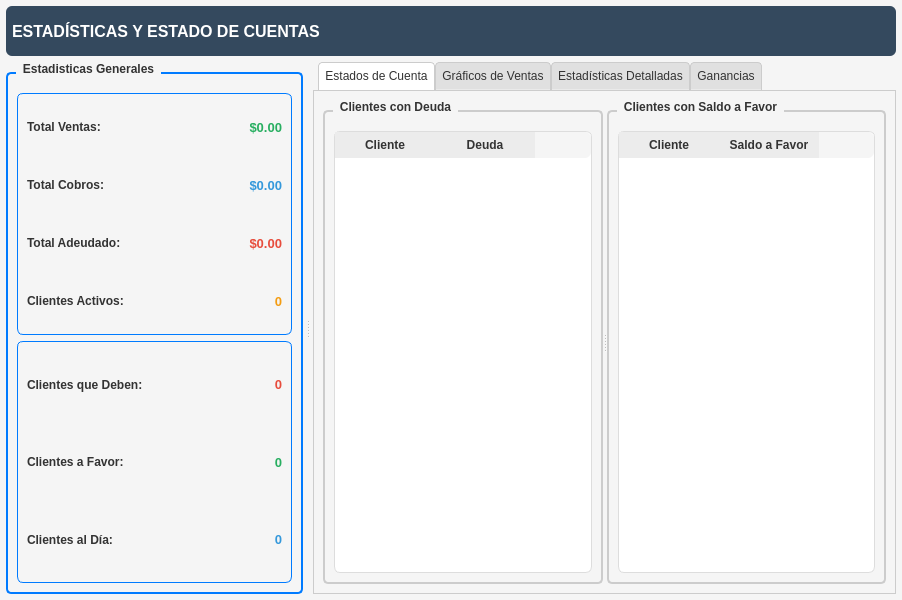
<?xml version="1.0" encoding="UTF-8"?>
<ui version="4.0">
 <class>Reportes</class>
 <widget class="QWidget" name="Reportes">
  <property name="geometry">
   <rect>
    <x>0</x>
    <y>0</y>
    <width>902</width>
    <height>600</height>
   </rect>
  </property>
  <property name="windowTitle">
   <string>Estadísticas y Deudas - Extintores</string>
  </property>
  <property name="styleSheet">
   <string notr="true">QWidget {
    background-color: #f5f5f5;
    color: #333333;
}
QFrame {
    border-radius: 6px;
}

QLabel {
    color: #333333;
    border: none;
}
QPushButton {
    background-color: #3498db;
    color: white;
    border: none;
    border-radius: 4px;
    padding: 3px 8px;
    min-height: 25px;
}
QPushButton:hover {
    background-color: #2980b9;
}
QPushButton:disabled {
    background-color: #bdc3c7;
}
QPushButton#btnActualizar {
    background-color: #27ae60;
}
QPushButton#btnActualizar:hover {
    background-color: #229954;
}
QPushButton#btnExportar {
    background-color: #f39c12;
}
QPushButton#btnExportar:hover {
    background-color: #d35400;
}
QPushButton#btnCerrar {
    background-color: #e74c3c;
}
QPushButton#btnCerrar:hover {
    background-color: #c0392b;
}
QLineEdit, QComboBox, QDateEdit, QSpinBox {
    border: 1px solid #cccccc;
    border-radius: 4px;
    padding: 3px;
    background: white;
}
/* QTableWidget / QTableView */
QHeaderView::section {
    background-color: #ececec;
    color: #333;
    padding: 4px;
    border: none;
    font-weight: bold;
}
QTableWidget {
    border: 1px solid #ddd;
    background-color: white;
    gridline-color: #ccc;
    alternate-background-color: #f2f2f2;
}
QTableWidget::item {
    padding: 6px;
}
QTableWidget::item:hover {
    background-color: #f0f8ff;
}
QGroupBox {
    font-weight: bold;
    border: 2px solid #cccccc;
    border-radius: 5px;
    margin-top: 10px;
    padding-top: 10px;
}
QGroupBox::title {
    subcontrol-origin: margin;
    left: 10px;
    padding: 0 5px 0 5px;
}
QTabWidget::pane {
    border: 1px solid #cccccc;
    background-color: white;
}
QTabWidget::tab-bar {
    left: 5px;
}
QTabBar::tab {
    background-color: #e0e0e0;
    color: #333333;
    border: 1px solid #cccccc;
    border-bottom-color: transparent;
    border-top-left-radius: 4px;
    border-top-right-radius: 4px;
    min-width: 8ex;
    padding: 6px;
}
QTabBar::tab:selected {
    background-color: white;
    border-bottom-color: white;
}
QTabBar::tab:hover {
    background-color: #f0f0f0;
}</string>
  </property>
  <layout class="QVBoxLayout" name="verticalLayout">
   <property name="spacing">
    <number>6</number>
   </property>
   <property name="leftMargin">
    <number>6</number>
   </property>
   <property name="topMargin">
    <number>6</number>
   </property>
   <property name="rightMargin">
    <number>6</number>
   </property>
   <property name="bottomMargin">
    <number>6</number>
   </property>
   <item>
    <widget class="QFrame" name="frameHeader">
     <property name="minimumSize">
      <size>
       <width>0</width>
       <height>50</height>
      </size>
     </property>
     <property name="maximumSize">
      <size>
       <width>16777215</width>
       <height>50</height>
      </size>
     </property>
     <property name="styleSheet">
      <string notr="true">background:#34495E;</string>
     </property>
     <property name="frameShape">
      <enum>QFrame::StyledPanel</enum>
     </property>
     <property name="frameShadow">
      <enum>QFrame::Raised</enum>
     </property>
     <layout class="QHBoxLayout" name="horizontalLayout_header">
      <property name="spacing">
       <number>6</number>
      </property>
      <property name="leftMargin">
       <number>6</number>
      </property>
      <property name="topMargin">
       <number>6</number>
      </property>
      <property name="rightMargin">
       <number>6</number>
      </property>
      <property name="bottomMargin">
       <number>6</number>
      </property>
      <item>
       <widget class="QLabel" name="labelTitle">
        <property name="font">
         <font>
          <pointsize>12</pointsize>
          <bold>true</bold>
         </font>
        </property>
        <property name="styleSheet">
         <string notr="true">color: rgb(255, 255, 255);</string>
        </property>
        <property name="text">
         <string>ESTADÍSTICAS Y ESTADO DE CUENTAS</string>
        </property>
       </widget>
      </item>
      <item>
       <spacer name="horizontalSpacer_header">
        <property name="orientation">
         <enum>Qt::Horizontal</enum>
        </property>
        <property name="sizeHint" stdset="0">
         <size>
          <width>40</width>
          <height>20</height>
         </size>
        </property>
       </spacer>
      </item>
     </layout>
    </widget>
   </item>
   <item>
    <widget class="QSplitter" name="splitter">
     <property name="orientation">
      <enum>Qt::Horizontal</enum>
     </property>
     <widget class="QWidget" name="widgetLeft" native="true">
      <property name="minimumSize">
       <size>
        <width>300</width>
        <height>0</height>
       </size>
      </property>
      <property name="maximumSize">
       <size>
        <width>400</width>
        <height>16777215</height>
       </size>
      </property>
      <layout class="QVBoxLayout" name="verticalLayout_left">
       <property name="spacing">
        <number>6</number>
       </property>
       <property name="leftMargin">
        <number>0</number>
       </property>
       <property name="topMargin">
        <number>0</number>
       </property>
       <property name="rightMargin">
        <number>3</number>
       </property>
       <property name="bottomMargin">
        <number>0</number>
       </property>
       <item>
        <widget class="QGroupBox" name="groupBoxDashboard">
         <property name="styleSheet">
          <string notr="true">border: 2px solid #007BFF</string>
         </property>
         <property name="title">
          <string>Estadisticas Generales</string>
         </property>
         <layout class="QVBoxLayout" name="verticalLayout_dashboard">
          <property name="spacing">
           <number>6</number>
          </property>
          <item>
           <widget class="QFrame" name="frameResumenGeneral">
            <property name="styleSheet">
             <string notr="true">border: 1px solid #007BFF</string>
            </property>
            <property name="frameShape">
             <enum>QFrame::StyledPanel</enum>
            </property>
            <property name="frameShadow">
             <enum>QFrame::Raised</enum>
            </property>
            <layout class="QGridLayout" name="gridLayout_resumen">
             <property name="spacing">
              <number>10</number>
             </property>
             <item row="2" column="0">
              <widget class="QLabel" name="labelTotalAdeudado">
               <property name="font">
                <font>
                 <pointsize>9</pointsize>
                 <bold>true</bold>
                </font>
               </property>
               <property name="styleSheet">
                <string notr="true">border:none</string>
               </property>
               <property name="text">
                <string>Total Adeudado:</string>
               </property>
              </widget>
             </item>
             <item row="0" column="0">
              <widget class="QLabel" name="labelTotalVentas">
               <property name="font">
                <font>
                 <pointsize>9</pointsize>
                 <bold>true</bold>
                </font>
               </property>
               <property name="styleSheet">
                <string notr="true">border:none</string>
               </property>
               <property name="text">
                <string>Total Ventas:</string>
               </property>
              </widget>
             </item>
             <item row="3" column="1">
              <widget class="QLabel" name="labelClientesActivosValor">
               <property name="font">
                <font>
                 <pointsize>10</pointsize>
                 <bold>true</bold>
                </font>
               </property>
               <property name="styleSheet">
                <string notr="true">color: #f39c12;
border:none</string>
               </property>
               <property name="text">
                <string>0</string>
               </property>
               <property name="alignment">
                <set>Qt::AlignRight|Qt::AlignTrailing|Qt::AlignVCenter</set>
               </property>
              </widget>
             </item>
             <item row="0" column="1">
              <widget class="QLabel" name="labelTotalVentasValor">
               <property name="font">
                <font>
                 <pointsize>10</pointsize>
                 <bold>true</bold>
                </font>
               </property>
               <property name="styleSheet">
                <string notr="true">color: #27ae60;
border:none</string>
               </property>
               <property name="text">
                <string>$0.00</string>
               </property>
               <property name="alignment">
                <set>Qt::AlignRight|Qt::AlignTrailing|Qt::AlignVCenter</set>
               </property>
              </widget>
             </item>
             <item row="3" column="0">
              <widget class="QLabel" name="labelClientesActivos">
               <property name="font">
                <font>
                 <pointsize>9</pointsize>
                 <bold>true</bold>
                </font>
               </property>
               <property name="styleSheet">
                <string notr="true">border:none</string>
               </property>
               <property name="text">
                <string>Clientes Activos:</string>
               </property>
              </widget>
             </item>
             <item row="2" column="1">
              <widget class="QLabel" name="labelTotalAdeudadoValor">
               <property name="font">
                <font>
                 <pointsize>10</pointsize>
                 <bold>true</bold>
                </font>
               </property>
               <property name="styleSheet">
                <string notr="true">color: #e74c3c;
border:none</string>
               </property>
               <property name="text">
                <string>$0.00</string>
               </property>
               <property name="alignment">
                <set>Qt::AlignRight|Qt::AlignTrailing|Qt::AlignVCenter</set>
               </property>
              </widget>
             </item>
             <item row="1" column="1">
              <widget class="QLabel" name="labelTotalCobrosValor">
               <property name="font">
                <font>
                 <pointsize>10</pointsize>
                 <bold>true</bold>
                </font>
               </property>
               <property name="styleSheet">
                <string notr="true">border:none;
color: #3498db;</string>
               </property>
               <property name="text">
                <string>$0.00</string>
               </property>
               <property name="alignment">
                <set>Qt::AlignRight|Qt::AlignTrailing|Qt::AlignVCenter</set>
               </property>
              </widget>
             </item>
             <item row="1" column="0">
              <widget class="QLabel" name="labelTotalCobros">
               <property name="font">
                <font>
                 <pointsize>9</pointsize>
                 <bold>true</bold>
                </font>
               </property>
               <property name="styleSheet">
                <string notr="true">border:none
</string>
               </property>
               <property name="text">
                <string>Total Cobros:</string>
               </property>
              </widget>
             </item>
            </layout>
           </widget>
          </item>
          <item>
           <widget class="QFrame" name="frameEstadosClientes">
            <property name="styleSheet">
             <string notr="true">border: 1px solid #007BFF</string>
            </property>
            <property name="frameShape">
             <enum>QFrame::StyledPanel</enum>
            </property>
            <property name="frameShadow">
             <enum>QFrame::Raised</enum>
            </property>
            <layout class="QGridLayout" name="gridLayout_estados">
             <property name="spacing">
              <number>10</number>
             </property>
             <item row="1" column="0">
              <widget class="QLabel" name="labelClientesFavor">
               <property name="font">
                <font>
                 <pointsize>9</pointsize>
                 <bold>true</bold>
                </font>
               </property>
               <property name="styleSheet">
                <string notr="true">border:none
</string>
               </property>
               <property name="text">
                <string>Clientes a Favor:</string>
               </property>
              </widget>
             </item>
             <item row="0" column="1">
              <widget class="QLabel" name="labelClientesDebenValor">
               <property name="font">
                <font>
                 <pointsize>10</pointsize>
                 <bold>true</bold>
                </font>
               </property>
               <property name="styleSheet">
                <string notr="true">
border:none;
color: #e74c3c;</string>
               </property>
               <property name="text">
                <string>0</string>
               </property>
               <property name="alignment">
                <set>Qt::AlignRight|Qt::AlignTrailing|Qt::AlignVCenter</set>
               </property>
              </widget>
             </item>
             <item row="1" column="1">
              <widget class="QLabel" name="labelClientesFavorValor">
               <property name="font">
                <font>
                 <pointsize>10</pointsize>
                 <bold>true</bold>
                </font>
               </property>
               <property name="styleSheet">
                <string notr="true">color: #27ae60;
border:none</string>
               </property>
               <property name="text">
                <string>0</string>
               </property>
               <property name="alignment">
                <set>Qt::AlignRight|Qt::AlignTrailing|Qt::AlignVCenter</set>
               </property>
              </widget>
             </item>
             <item row="2" column="0">
              <widget class="QLabel" name="labelClientesAlDia">
               <property name="font">
                <font>
                 <pointsize>9</pointsize>
                 <bold>true</bold>
                </font>
               </property>
               <property name="styleSheet">
                <string notr="true">border:none
</string>
               </property>
               <property name="text">
                <string>Clientes al Día:</string>
               </property>
              </widget>
             </item>
             <item row="2" column="1">
              <widget class="QLabel" name="labelClientesAlDiaValor">
               <property name="font">
                <font>
                 <pointsize>10</pointsize>
                 <bold>true</bold>
                </font>
               </property>
               <property name="styleSheet">
                <string notr="true">border:none;
color: #3498db;</string>
               </property>
               <property name="text">
                <string>0</string>
               </property>
               <property name="alignment">
                <set>Qt::AlignRight|Qt::AlignTrailing|Qt::AlignVCenter</set>
               </property>
              </widget>
             </item>
             <item row="0" column="0">
              <widget class="QLabel" name="labelClientesDeben">
               <property name="font">
                <font>
                 <pointsize>9</pointsize>
                 <bold>true</bold>
                </font>
               </property>
               <property name="styleSheet">
                <string notr="true">border:none
</string>
               </property>
               <property name="text">
                <string>Clientes que Deben:</string>
               </property>
              </widget>
             </item>
            </layout>
           </widget>
          </item>
         </layout>
        </widget>
       </item>
      </layout>
     </widget>
     <widget class="QWidget" name="widgetRight" native="true">
      <layout class="QVBoxLayout" name="verticalLayout_right">
       <property name="spacing">
        <number>6</number>
       </property>
       <property name="leftMargin">
        <number>3</number>
       </property>
       <property name="topMargin">
        <number>0</number>
       </property>
       <property name="rightMargin">
        <number>0</number>
       </property>
       <property name="bottomMargin">
        <number>0</number>
       </property>
       <item>
        <widget class="QTabWidget" name="tabWidget">
         <property name="currentIndex">
          <number>0</number>
         </property>
         <widget class="QWidget" name="tabDeudas">
          <attribute name="title">
           <string>Estados de Cuenta</string>
          </attribute>
          <layout class="QVBoxLayout" name="verticalLayout_deudas">
           <item>
            <widget class="QSplitter" name="splitterDeudas">
             <property name="orientation">
              <enum>Qt::Horizontal</enum>
             </property>
             <widget class="QGroupBox" name="groupBoxClientesDeben">
              <property name="title">
               <string>Clientes con Deuda</string>
              </property>
              <layout class="QVBoxLayout" name="verticalLayout_deben">
               <item>
                <widget class="QTableWidget" name="tableClientesDeben">
                 <property name="minimumSize">
                  <size>
                   <width>0</width>
                   <height>20</height>
                  </size>
                 </property>
                 <property name="selectionBehavior">
                  <enum>QAbstractItemView::SelectRows</enum>
                 </property>
                 <property name="sortingEnabled">
                  <bool>true</bool>
                 </property>
                 <column>
                  <property name="text">
                   <string>Cliente</string>
                  </property>
                 </column>
                 <column>
                  <property name="text">
                   <string>Deuda</string>
                  </property>
                 </column>
                </widget>
               </item>
              </layout>
             </widget>
             <widget class="QGroupBox" name="groupBoxClientesFavor">
              <property name="title">
               <string>Clientes con Saldo a Favor</string>
              </property>
              <layout class="QVBoxLayout" name="verticalLayout_favor">
               <item>
                <widget class="QTableWidget" name="tableClientesFavor">
                 <property name="selectionBehavior">
                  <enum>QAbstractItemView::SelectRows</enum>
                 </property>
                 <property name="sortingEnabled">
                  <bool>true</bool>
                 </property>
                 <column>
                  <property name="text">
                   <string>Cliente</string>
                  </property>
                 </column>
                 <column>
                  <property name="text">
                   <string>Saldo a Favor</string>
                  </property>
                 </column>
                </widget>
               </item>
              </layout>
             </widget>
            </widget>
           </item>
          </layout>
         </widget>
         <widget class="QWidget" name="tabGraficos">
          <attribute name="title">
           <string>Gráficos de Ventas</string>
          </attribute>
          <layout class="QVBoxLayout" name="verticalLayout_graficos">
           <item>
            <widget class="QGroupBox" name="groupBoxGraficoVentas">
             <property name="title">
              <string>Ventas Mensuales</string>
             </property>
             <layout class="QVBoxLayout" name="verticalLayout_grafico">
              <item>
               <widget class="QWidget" name="widgetControlGrafico" native="true">
                <property name="maximumSize">
                 <size>
                  <width>16777215</width>
                  <height>50</height>
                 </size>
                </property>
                <layout class="QHBoxLayout" name="horizontalLayout_control">
                 <item>
                  <widget class="QLabel" name="labelAño">
                   <property name="font">
                    <font>
                     <pointsize>10</pointsize>
                     <bold>true</bold>
                    </font>
                   </property>
                   <property name="text">
                    <string>Año:</string>
                   </property>
                  </widget>
                 </item>
                 <item>
                  <widget class="QSpinBox" name="spinBoxAño">
                   <property name="minimumSize">
                    <size>
                     <width>80</width>
                     <height>25</height>
                    </size>
                   </property>
                   <property name="minimum">
                    <number>2020</number>
                   </property>
                   <property name="maximum">
                    <number>2050</number>
                   </property>
                   <property name="value">
                    <number>2024</number>
                   </property>
                  </widget>
                 </item>
                 <item>
                  <widget class="QPushButton" name="btnCargarGrafico">
                   <property name="minimumSize">
                    <size>
                     <width>100</width>
                     <height>31</height>
                    </size>
                   </property>
                   <property name="font">
                    <font>
                     <bold>true</bold>
                    </font>
                   </property>
                   <property name="text">
                    <string>Generar Gráfico</string>
                   </property>
                  </widget>
                 </item>
                 <item>
                  <spacer name="horizontalSpacer_grafico">
                   <property name="orientation">
                    <enum>Qt::Horizontal</enum>
                   </property>
                   <property name="sizeHint" stdset="0">
                    <size>
                     <width>40</width>
                     <height>20</height>
                    </size>
                   </property>
                  </spacer>
                 </item>
                </layout>
               </widget>
              </item>
              <item>
               <widget class="QFrame" name="frameGrafico">
                <property name="minimumSize">
                 <size>
                  <width>0</width>
                  <height>300</height>
                 </size>
                </property>
                <property name="frameShape">
                 <enum>QFrame::StyledPanel</enum>
                </property>
                <property name="frameShadow">
                 <enum>QFrame::Raised</enum>
                </property>
                <layout class="QVBoxLayout" name="verticalLayout_frame_grafico">
                 <property name="spacing">
                  <number>0</number>
                 </property>
                 <property name="leftMargin">
                  <number>0</number>
                 </property>
                 <property name="topMargin">
                  <number>0</number>
                 </property>
                 <property name="rightMargin">
                  <number>0</number>
                 </property>
                 <property name="bottomMargin">
                  <number>0</number>
                 </property>
                 <item>
                  <widget class="QLabel" name="labelGraficoPlaceholder">
                   <property name="font">
                    <font>
                     <pointsize>12</pointsize>
                     <italic>true</italic>
                    </font>
                   </property>
                   <property name="styleSheet">
                    <string notr="true">color: #7f8c8d; border: 2px dashed #bdc3c7; border-radius: 8px;</string>
                   </property>
                   <property name="text">
                    <string>Seleccione un año y haga clic en &quot;Generar Gráfico&quot; para mostrar las estadísticas de ventas mensuales</string>
                   </property>
                   <property name="alignment">
                    <set>Qt::AlignCenter</set>
                   </property>
                   <property name="wordWrap">
                    <bool>true</bool>
                   </property>
                   <property name="margin">
                    <number>20</number>
                   </property>
                  </widget>
                 </item>
                </layout>
               </widget>
              </item>
             </layout>
            </widget>
           </item>
          </layout>
         </widget>
         <widget class="QWidget" name="tabEstadisticas">
          <attribute name="title">
           <string>Estadísticas Detalladas</string>
          </attribute>
          <layout class="QVBoxLayout" name="verticalLayout_estadisticas">
           <item>
            <widget class="QGroupBox" name="groupBoxResumenMensual">
             <property name="title">
              <string>Resumen Mensual del Año Seleccionado</string>
             </property>
             <layout class="QVBoxLayout" name="verticalLayout_resumen_mensual">
              <item>
               <widget class="QTableWidget" name="tableResumenMensual">
                <property name="selectionBehavior">
                 <enum>QAbstractItemView::SelectRows</enum>
                </property>
                <property name="sortingEnabled">
                 <bool>true</bool>
                </property>
                <column>
                 <property name="text">
                  <string>Mes</string>
                 </property>
                </column>
                <column>
                 <property name="text">
                  <string>Total Ventas</string>
                 </property>
                </column>
                <column>
                 <property name="text">
                  <string>Total Cobros</string>
                 </property>
                </column>
                <column>
                 <property name="text">
                  <string>Total Adeudado</string>
                 </property>
                </column>
                <column>
                 <property name="text">
                  <string>Diferencia</string>
                 </property>
                </column>
                <column>
                 <property name="text">
                  <string>Total Transacciones</string>
                 </property>
                </column>
               </widget>
              </item>
             </layout>
            </widget>
           </item>
          </layout>
         </widget>
         <widget class="QWidget" name="tabGanancias">
          <attribute name="title">
           <string>Ganancias</string>
          </attribute>
          <layout class="QVBoxLayout" name="verticalLayout_ganancias">
           <item>
            <widget class="QGroupBox" name="groupBoxGraficoGanancias">
             <property name="title">
              <string>Ganancias Mensuales</string>
             </property>
             <layout class="QVBoxLayout" name="verticalLayout_grafico_ganancias">
              <item>
               <widget class="QWidget" name="widgetControlGanancias" native="true">
                <property name="maximumSize">
                 <size>
                  <width>16777215</width>
                  <height>50</height>
                 </size>
                </property>
                <layout class="QHBoxLayout" name="horizontalLayout_control_ganancias">
                 <item>
                  <widget class="QLabel" name="labelAñoGanancias">
                   <property name="font">
                    <font>
                     <pointsize>10</pointsize>
                     <bold>true</bold>
                    </font>
                   </property>
                   <property name="text">
                    <string>Año:</string>
                   </property>
                  </widget>
                 </item>
                 <item>
                  <widget class="QSpinBox" name="spinBoxAñoGanancias">
                   <property name="minimumSize">
                    <size>
                     <width>80</width>
                     <height>25</height>
                    </size>
                   </property>
                   <property name="minimum">
                    <number>2020</number>
                   </property>
                   <property name="maximum">
                    <number>2050</number>
                   </property>
                   <property name="value">
                    <number>2024</number>
                   </property>
                  </widget>
                 </item>
                 <item>
                  <widget class="QLabel" name="labelMesGanancias">
                   <property name="font">
                    <font>
                     <pointsize>10</pointsize>
                     <bold>true</bold>
                    </font>
                   </property>
                   <property name="text">
                    <string>Mes:</string>
                   </property>
                  </widget>
                 </item>
                 <item>
                  <widget class="QComboBox" name="comboBoxMesGanancias">
                   <property name="minimumSize">
                    <size>
                     <width>120</width>
                     <height>25</height>
                    </size>
                   </property>
                  </widget>
                 </item>
                 <item>
                  <widget class="QPushButton" name="btnCargarGanancias">
                   <property name="minimumSize">
                    <size>
                     <width>100</width>
                     <height>31</height>
                    </size>
                   </property>
                   <property name="font">
                    <font>
                     <bold>true</bold>
                    </font>
                   </property>
                   <property name="text">
                    <string>Generar Gráfico</string>
                   </property>
                  </widget>
                 </item>
                 <item>
                  <spacer name="horizontalSpacer_ganancias">
                   <property name="orientation">
                    <enum>Qt::Horizontal</enum>
                   </property>
                   <property name="sizeHint" stdset="0">
                    <size>
                     <width>40</width>
                     <height>20</height>
                    </size>
                   </property>
                  </spacer>
                 </item>
                </layout>
               </widget>
              </item>
              <item>
               <widget class="QFrame" name="frameGraficoGanancias">
                <property name="minimumSize">
                 <size>
                  <width>0</width>
                  <height>300</height>
                 </size>
                </property>
                <property name="frameShape">
                 <enum>QFrame::StyledPanel</enum>
                </property>
                <property name="frameShadow">
                 <enum>QFrame::Raised</enum>
                </property>
                <layout class="QVBoxLayout" name="verticalLayout_frame_grafico_ganancias">
                 <property name="spacing">
                  <number>0</number>
                 </property>
                 <property name="leftMargin">
                  <number>0</number>
                 </property>
                 <property name="topMargin">
                  <number>0</number>
                 </property>
                 <property name="rightMargin">
                  <number>0</number>
                 </property>
                 <property name="bottomMargin">
                  <number>0</number>
                 </property>
                 <item>
                  <widget class="QLabel" name="labelGraficoGananciasPlaceholder">
                   <property name="font">
                    <font>
                     <pointsize>12</pointsize>
                     <italic>true</italic>
                    </font>
                   </property>
                   <property name="styleSheet">
                    <string notr="true">color: #7f8c8d; border: 2px dashed #bdc3c7; border-radius: 8px;</string>
                   </property>
                   <property name="text">
                    <string>Seleccione un año, un mes y haga clic en &quot;Generar Gráfico&quot; para mostrar las estadísticas de ganancias</string>
                   </property>
                   <property name="alignment">
                    <set>Qt::AlignCenter</set>
                   </property>
                   <property name="wordWrap">
                    <bool>true</bool>
                   </property>
                   <property name="margin">
                    <number>20</number>
                   </property>
                  </widget>
                 </item>
                </layout>
               </widget>
              </item>
             </layout>
            </widget>
           </item>
          </layout>
         </widget>
        </widget>
       </item>
      </layout>
     </widget>
    </widget>
   </item>
  </layout>
 </widget>
 <resources/>
 <connections/>
</ui>
